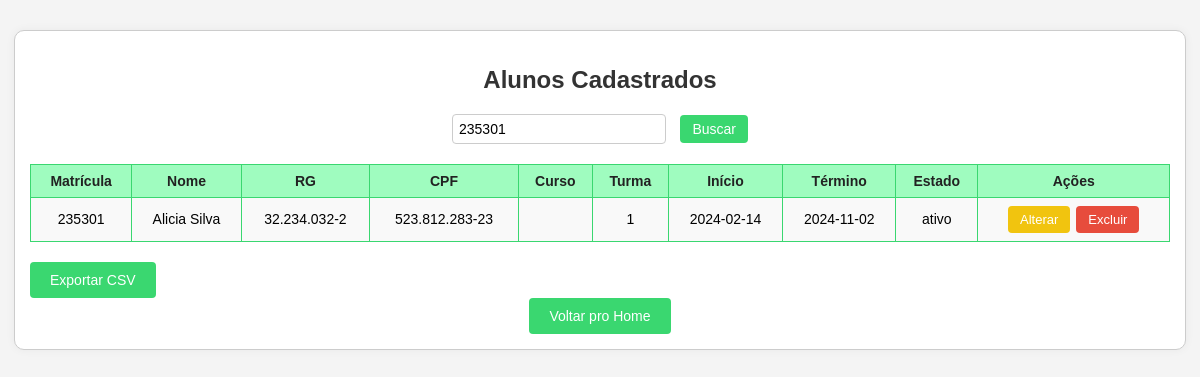
The page /gerenciar_alunos.php?busca_id=235301 (signed in) on the database its author committed.
### tables this page shows
CREATE TABLE `dados_matricula` (
  `id` int(11) NOT NULL,
  `matricula` int(11) NOT NULL,
  `turma_id` int(11) NOT NULL,
  `inicio` date NOT NULL,
  `termino` date NOT NULL,
  `curso_id` int(11) DEFAULT NULL
);

CREATE TABLE `alunos` (
  `matricula` int(11) NOT NULL,
  `nome` varchar(255) NOT NULL,
  `RG` varchar(20) NOT NULL,
  `CPF` varchar(14) NOT NULL,
  `foto_url` varchar(255) DEFAULT NULL,
  `data_nascimento` date NOT NULL,
  `sexo` enum('feminino','masculino','outro') NOT NULL,
  `responsavel` varchar(255) NOT NULL,
  `estado` enum('ativo','inativo') NOT NULL
);

### gerenciar_alunos.php (the view, shortened to what this page needs)
<?php
include 'conexao.php';
$sql = "SELECT a.*, d.turma_id, d.inicio, d.termino, d.curso_id
        FROM alunos a
        LEFT JOIN dados_matricula d ON a.matricula = d.matricula";
if (isset($_GET['busca_id']) && is_numeric($_GET['busca_id'])) {
    $busca_id = intval($_GET['busca_id']);
    $sql .= " WHERE a.matricula = $busca_id";
}
$resultado = $conexao->query($sql);
?>
<!DOCTYPE html>
<html>
<head>
    <link href="editar.css" rel="stylesheet">
</head>
<body>
    <div class="tabela-container">
    <h2>Alunos Cadastrados</h2>
    <div class="pesquisa-container">
        <form method="get">
            <input type="number" name="busca_id" placeholder="Buscar por matrícula (ID)" value="<?= isset($_GET['busca_id']) ? $_GET['busca_id'] : '' ?>">
            <button type="submit">Buscar</button>
        </form>
    </div>
    <table>
        <tr>
            <th>Matrícula</th>
            <th>Nome</th>
            <th>RG</th>
            <th>CPF</th>
            <th>Curso</th>
            <th>Turma</th>
            <th>Início</th>
            <th>Término</th>
            <th>Estado</th>
            <th>Ações</th>
        </tr>
        <?php while ($linha = $resultado->fetch_assoc()) { ?>
            <tr>
                <td><?= htmlspecialchars($linha['matricula']) ?></td>
                <td><?= htmlspecialchars($linha['nome']) ?></td>
                <td><?= htmlspecialchars($linha['RG']) ?></td>
                <td><?= htmlspecialchars($linha['CPF']) ?></td>
                <td><?= htmlspecialchars($linha['curso_id']) ?></td>
                <td><?= htmlspecialchars($linha['turma_id']) ?></td>
                <td><?= htmlspecialchars($linha['inicio']) ?></td>
                <td><?= htmlspecialchars($linha['termino']) ?></td>
                <td><?= htmlspecialchars($linha['estado']) ?></td>
                <td>
                    <div class="acoes">
                        <form method="get" action="gerenciar_alunos.php">
                            <button type="submit" class="btn-alterar">Alterar</button>
                        </form>
                        <form method="get" action="gerenciar_alunos.php" onsubmit="return confirm('Tem certeza que deseja excluir este aluno?');">
                            <button type="submit" class="btn-excluir">Excluir</button>
                        </form>
                    </div>
                </td>
            </tr>
        <?php } ?>
    </table>
    <div class="botoes">
        <button onclick="exportarCSV()" class="btn-exportar">Exportar CSV</button>
        <button onclick="window.location.href='index.php'">Voltar pro Home</button>
    </div>
</div>
</body>
</html>

### editar.css (style rules this page uses)
body { font-family: Arial, sans-serif; background: #f4f4f4; margin: 0; padding: 0; }
.tabela-container { width: 95%; margin: 30px auto; background: #fff; border: 1px solid #ccc; padding: 15px; box-shadow: 0 0 10px rgba(0,0,0,0.05); border-radius: 10px; }
h2 { text-align: center; margin-bottom: 20px; color: #333; }
.pesquisa-container { text-align: center; margin-bottom: 20px; }
.pesquisa-container input[type="number"] { padding: 6px; width: 200px; border: 1px solid #ccc; border-radius: 4px; font-size: 14px; }
.pesquisa-container button { padding: 6px 12px; background-color: #3AD770; color: white; border: none; border-radius: 4px; font-size: 14px; cursor: pointer; margin-left: 10px; }
table { width: 100%; border-collapse: collapse; }
th, td { border: 1px solid #ccc; padding: 8px; text-align: center; font-size: 14px; border-color: #3AD770; }
th { background: #9ffcbf; color: #222; }
tr:nth-child(even) { background-color: #f9f9f9; }
.acoes { display: flex; justify-content: center; gap: 6px; }
.acoes form { display: inline; }
.acoes button { padding: 6px 12px; font-size: 13px; color: white; border: none; border-radius: 4px; cursor: pointer; }
.botoes { text-align: center; margin-top: 20px; }
.botoes button { padding: 10px 20px; background-color: #3AD770; color: white; border: none; border-radius: 4px; font-size: 14px; cursor: pointer; }
.btn-alterar { background-color: #f1c40f; color: white; padding: 6px 12px; font-size: 13px; border: none; border-radius: 4px; cursor: pointer; }
.btn-excluir { background-color: #e74c3c; color: white; padding: 6px 12px; font-size: 13px; border: none; border-radius: 4px; cursor: pointer; }
.btn-exportar { background-color: #007bff; color: white; padding: 8px 14px; font-size: 14px; display: flex; align-items: center; gap: 6px; border: none; border-radius: 5px; cursor: pointer; transition: background-color 0.3s ease; }

### rows shown on the page
dados_matricula: matricula.matricula "235301", matricula.nome "Alicia Silva", matricula.RG "32.234.032-2", matricula.CPF "523.812.283-23", turma "1", inicio "2024-02-14", termino "2024-11-02", matricula.estado "ativo"
